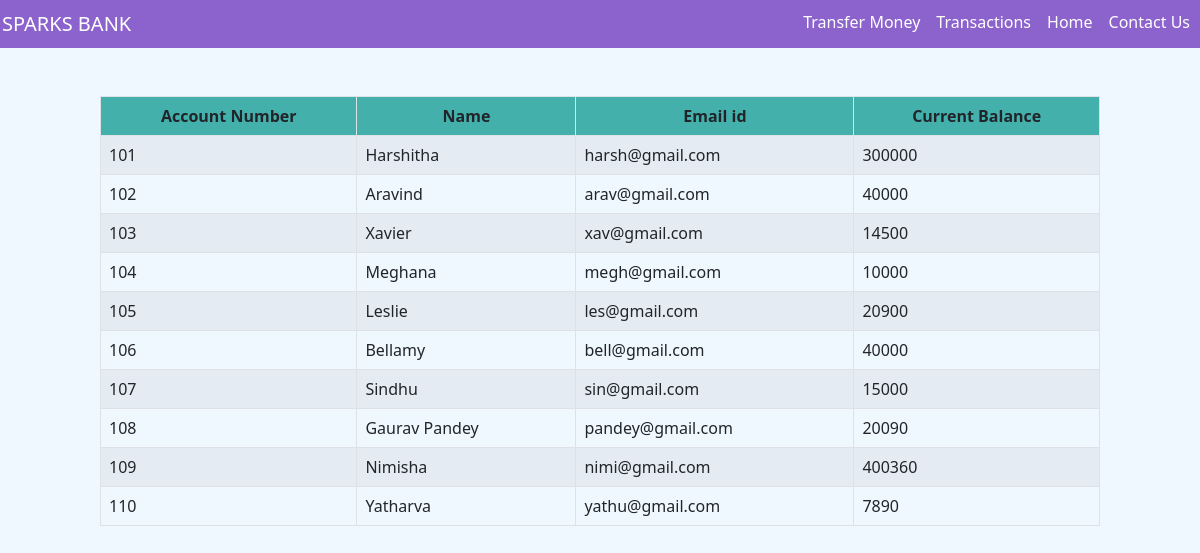
The app's page /view_customers.php with its own data.
### tables this page shows
CREATE TABLE `customer` (
  `accId` int(5) NOT NULL,
  `accName` varchar(30) NOT NULL,
  `email` varchar(50) NOT NULL,
  `currentBalance` int(10) NOT NULL
);

### view_customers.php (the view, shortened to what this page needs)
<html>
    <head><meta charset="UTF-8">
        <link rel="stylesheet" href="https://cdnjs.cloudflare.com/ajax/libs/font-awesome/4.7.0/css/font-awesome.min.css">
        <link href="https://cdn.jsdelivr.net/npm/bootstrap@5.0.2/dist/css/bootstrap.min.css" rel="stylesheet">
        <link rel="stylesheet" href="css/style.css">
    </head>
    <body>
        <div>
            <nav class="navbar navbar-expand-lg navbar-dark bg-dark">
            <div class="container-fluid">
                <a class="navbar-brand" href="index.php">SPARKS BANK</a>
                <div class="collapse navbar-collapse" id="navbarSupportedContent">
                    <ul class="navbar-nav d-flex ms-auto mb-2 mb-lg-1">
                        <li class="nav-item">
                            <a class="nav-link active item" aria-current="page" href="transfer_money.php">Transfer Money</a>
                        </li>
                        <li class="nav-item">
                            <a class="nav-link active item" aria-current="page" href="transactions.php">Transactions</a>
                        </li>
                        <li class="nav-item">
                            <a class="nav-link active item" aria-current="page" href="index.php">Home</a>
                        </li>
                        <li class="nav-item">
                        <a class="nav-link active item" aria-current="page" href="index.php">Contact Us</a>
                        </li>
                    </ul>
                </div>
                </div>
            </nav>
	    </div>
    <?php
    require "db.php";
    $cdquery="SELECT * FROM customer";
    $cdresult=mysqli_query($conn,$cdquery);
    echo '<div >
    <br>
    <br>
    <div class="center col-lg-10 col-md-12 col-sm-12">
        <table class="table table-bordered table-striped">
             <thead class="text-center">
               <tr>
                 <th scope="col">Account Number</th>
                 <th scope="col">Name</th>
                 <th scope="col">Email id</th>
                 <th scope="col">Current Balance</th>
               </tr>
             </thead>' ;
    while ($cdrow=mysqli_fetch_array($cdresult))
    {
        echo "
    <tr><td>".$cdrow['accId']."</td><td>".$cdrow['accName']."</td><td>".$cdrow['email']."</td><td>".$cdrow['currentBalance']."</tr>
    ";
    }
    echo "</table>";
    ?>
    </body>
</html>

### css/style.css (style rules this page uses)
body { background-color: aliceblue; }
.navbar { padding-top: 0; padding-bottom: 0; }
.container-fluid { background-color: rgb(242, 242, 244); width:100%; padding: 2px; }
nav .container-fluid { margin: 0px; background-color: #8c63cd !important; }
@media (min-width: 992px) { .center { margin:0 auto; } }
thead { background-color: #43b0ac; }

### records on screen
customer: accId "101", accName "Harshitha", email "harsh@gmail.com", currentBalance "300000"
customer: accId "102", accName "Aravind", email "arav@gmail.com", currentBalance "40000"
customer: accId "103", accName "Xavier", email "xav@gmail.com", currentBalance "14500"
customer: accId "104", accName "Meghana", email "megh@gmail.com", currentBalance "10000"
customer: accId "105", accName "Leslie", email "les@gmail.com", currentBalance "20900"
customer: accId "106", accName "Bellamy", email "bell@gmail.com", currentBalance "40000"
customer: accId "107", accName "Sindhu", email "sin@gmail.com", currentBalance "15000"
customer: accId "108", accName "Gaurav Pandey", email "pandey@gmail.com", currentBalance "20090"
customer: accId "109", accName "Nimisha", email "nimi@gmail.com", currentBalance "400360"
customer: accId "110", accName "Yatharva", email "yathu@gmail.com", currentBalance "7890"
